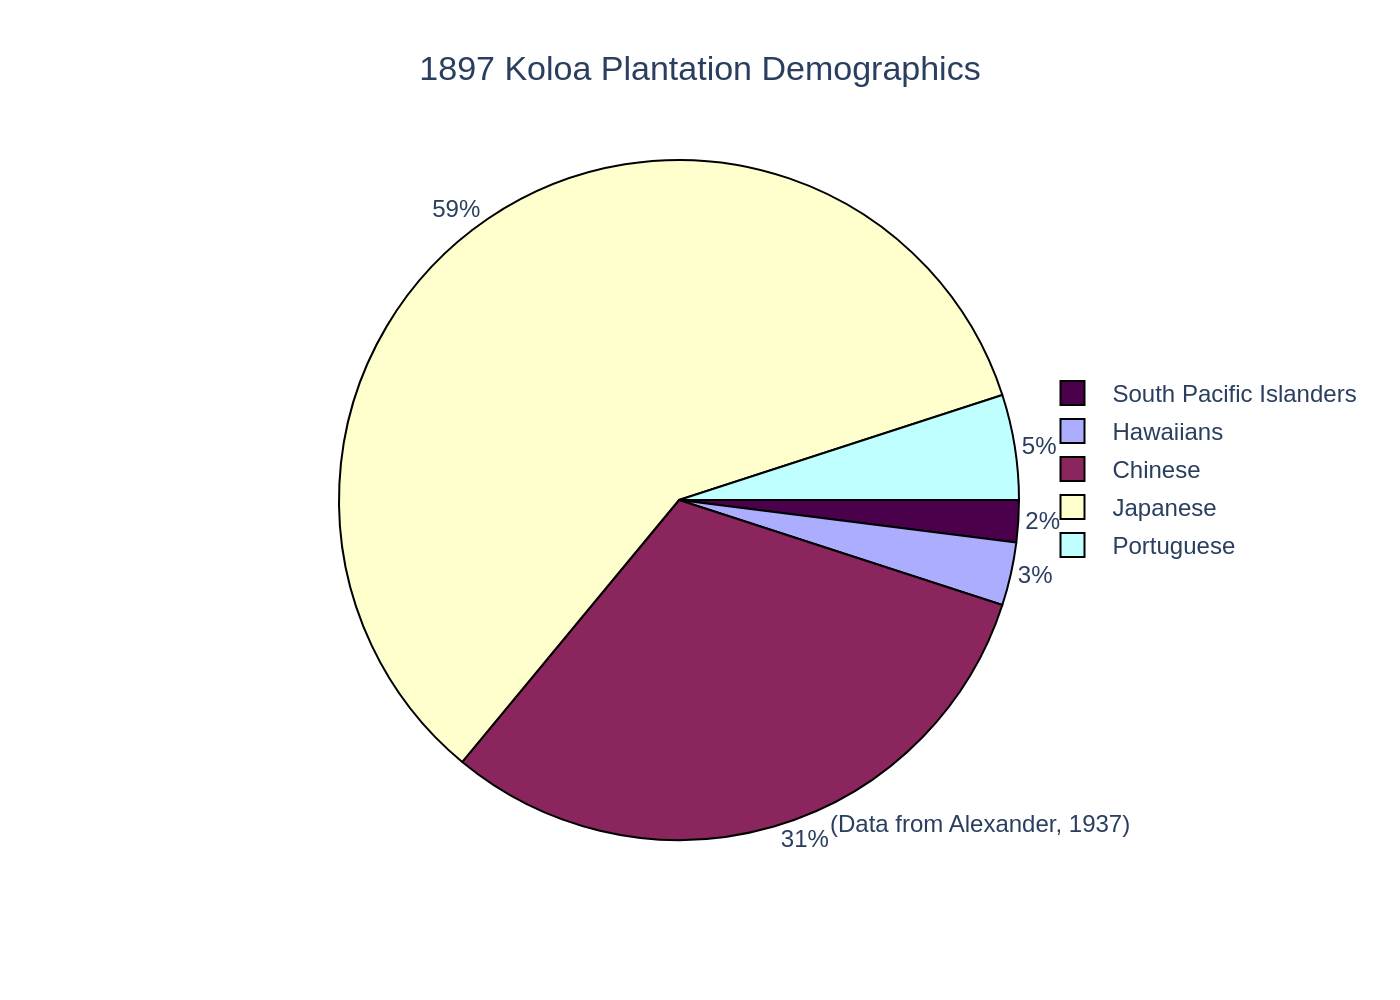

This figure's Python source:
import sys
import json
import os
import plotly.graph_objects as go

if len(sys.argv) != 2:
    print("Usage: python script.py <path_to_json_file>")
    sys.exit(1)

json_path = sys.argv[1]

try:
    with open(json_path, 'r', encoding='utf-8') as f:
        chart_config = json.load(f)
except FileNotFoundError:
    print(f"Error: JSON file not found at {json_path}")
    sys.exit(1)
except json.JSONDecodeError:
    print(f"Error: Could not decode JSON from {json_path}")
    sys.exit(1)

chart_data = chart_config.get('chart_data', [])
texts = chart_config.get('texts', {})
colors = chart_config.get('colors', [])

labels = [d['category'] for d in chart_data]
values = [d['value'] for d in chart_data]

fig = go.Figure()

fig.add_trace(go.Pie(
    labels=labels,
    values=values,
    marker=dict(colors=colors, line=dict(color='#000000', width=1)),
    textinfo='percent',
    textposition='outside',
    sort=False,
    direction='clockwise',
    rotation=90
))

title_text = texts.get('title', '')
if texts.get('subtitle'):
    title_text += f"<br><sub>{texts['subtitle']}</sub>"

fig.update_layout(
    title=dict(
        text=title_text,
        x=0.5,
        xanchor='center'
    ),
    font=dict(
        family="Arial",
        size=12
    ),
    legend=dict(
        x=0.85,
        y=0.7,
        traceorder='normal',
        bgcolor='rgba(0,0,0,0)',
        bordercolor='rgba(0,0,0,0)'
    ),
    paper_bgcolor='white',
    plot_bgcolor='white',
    margin=dict(l=40, r=40, t=80, b=80),
    showlegend=True,
    annotations=[
        dict(
            text=texts.get('source', ''),
            align='right',
            showarrow=False,
            xref='paper',
            yref='paper',
            x=0.95,
            y=0.05,
            xanchor='right',
            yanchor='top'
        )
    ]
)

fig.update_traces(
    textfont_size=12,
    insidetextorientation='radial'
)

base_filename = os.path.splitext(os.path.basename(json_path))[0]
output_filename = f"{base_filename}.png"

fig.write_image(output_filename, scale=2)

print(f"Chart saved as {output_filename}")
